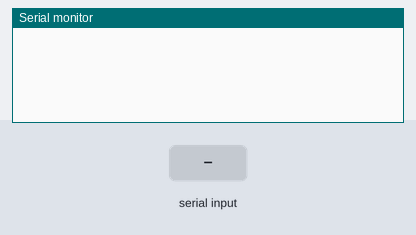
The sketch below on a simulated Arduino Uno, built with avr-gcc and run on an emulated ATmega328P. On the bench: the last lines printed to the serial monitor. The test bench sets the inputs (shaded band).

Above: at 1.2 s.
1.3 s: "1\n" received over Serial
At 2.5 s:
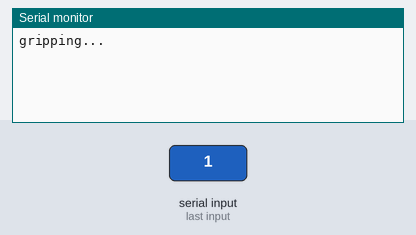
2.8 s: "0\n" received over Serial
At 3.8 s:
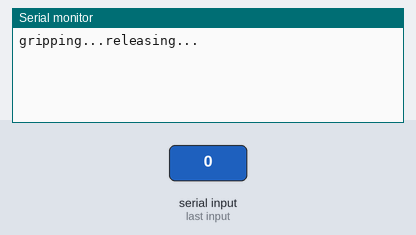

The sketch:

Arduino_grip.ino
```cpp
int x;

void setup() {
  Serial.begin(115200);
  Serial.setTimeout(1);
}

void loop() {
  while (!Serial.available());
  x = Serial.readString().toInt();
  if(x==1){
    Serial.print("gripping...");
    //closing gripper code here


  }
  if(x==0){
    Serial.print("releasing...");
    //opening gripper code here


  }
}
```

Measured:
- after the input at 1.3 s, the serial monitor: prints a new line at once (image 1)
- after the input at 2.8 s, the serial monitor: prints a new line at once (image 2)
